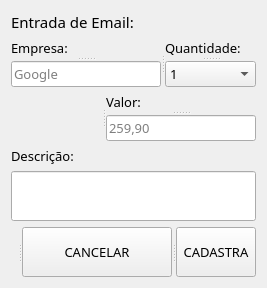
      <widget class="QWidget" name="pageEmail">
       <layout class="QVBoxLayout" name="verticalLayout_10">
        <item>
         <widget class="QLabel" name="label_144">
          <property name="sizePolicy">
           <sizepolicy hsizetype="Preferred" vsizetype="Maximum">
            <horstretch>0</horstretch>
            <verstretch>0</verstretch>
           </sizepolicy>
          </property>
          <property name="font">
           <font>
            <family>Asap</family>
            <pointsize>11</pointsize>
           </font>
          </property>
          <property name="text">
           <string>Entrada de Email:</string>
          </property>
         </widget>
        </item>
        <item>
         <widget class="QSplitter" name="splitter_149">
          <property name="orientation">
           <enum>Qt::Horizontal</enum>
          </property>
          <widget class="QSplitter" name="splitter_151">
           <property name="orientation">
            <enum>Qt::Vertical</enum>
           </property>
           <widget class="QLabel" name="label_109">
            <property name="font">
             <font>
              <family>Asap</family>
              <pointsize>10</pointsize>
             </font>
            </property>
            <property name="text">
             <string>Empresa:</string>
            </property>
           </widget>
           <widget class="QLineEdit" name="emailEmpresa">
            <property name="sizePolicy">
             <sizepolicy hsizetype="Minimum" vsizetype="Fixed">
              <horstretch>5</horstretch>
              <verstretch>0</verstretch>
             </sizepolicy>
            </property>
            <property name="font">
             <font>
              <family>Asap</family>
              <pointsize>10</pointsize>
             </font>
            </property>
            <property name="text">
             <string/>
            </property>
            <property name="maxLength">
             <number>25</number>
            </property>
            <property name="placeholderText">
             <string>Google</string>
            </property>
           </widget>
          </widget>
          <widget class="QSplitter" name="splitter_154">
           <property name="orientation">
            <enum>Qt::Vertical</enum>
           </property>
           <widget class="QLabel" name="label_143">
            <property name="font">
             <font>
              <family>Asap</family>
              <pointsize>10</pointsize>
             </font>
            </property>
            <property name="text">
             <string>Quantidade:</string>
            </property>
           </widget>
           <widget class="QComboBox" name="emailBoxQuantidade">
            <property name="maximumSize">
             <size>
              <width>100</width>
              <height>16777215</height>
             </size>
            </property>
            <property name="font">
             <font>
              <family>Asap</family>
              <pointsize>10</pointsize>
             </font>
            </property>
            <item>
             <property name="text">
              <string>1</string>
             </property>
            </item>
            <item>
             <property name="text">
              <string>2</string>
             </property>
            </item>
            <item>
             <property name="text">
              <string>3</string>
             </property>
            </item>
            <item>
             <property name="text">
              <string>4</string>
             </property>
            </item>
            <item>
             <property name="text">
              <string>5</string>
             </property>
            </item>
            <item>
             <property name="text">
              <string>6</string>
             </property>
            </item>
            <item>
             <property name="text">
              <string>7</string>
             </property>
            </item>
            <item>
             <property name="text">
              <string>8</string>
             </property>
            </item>
            <item>
             <property name="text">
              <string>9</string>
             </property>
            </item>
            <item>
             <property name="text">
              <string>10</string>
             </property>
            </item>
           </widget>
          </widget>
         </widget>
        </item>
        <item>
         <widget class="QSplitter" name="splitter_155">
          <property name="orientation">
           <enum>Qt::Horizontal</enum>
          </property>
          <widget class="QLabel" name="label_146">
           <property name="text">
            <string/>
           </property>
          </widget>
          <widget class="QSplitter" name="splitter_157">
           <property name="orientation">
            <enum>Qt::Vertical</enum>
           </property>
           <widget class="QLabel" name="label_147">
            <property name="font">
             <font>
              <family>Asap</family>
              <pointsize>10</pointsize>
             </font>
            </property>
            <property name="text">
             <string>Valor:</string>
            </property>
           </widget>
           <widget class="QLineEdit" name="emailValor">
            <property name="maximumSize">
             <size>
              <width>150</width>
              <height>16777215</height>
             </size>
            </property>
            <property name="font">
             <font>
              <family>Asap</family>
              <pointsize>10</pointsize>
             </font>
            </property>
            <property name="maxLength">
             <number>5</number>
            </property>
            <property name="placeholderText">
             <string>259,90</string>
            </property>
           </widget>
          </widget>
         </widget>
        </item>
        <item>
         <widget class="QLabel" name="label_140">
          <property name="font">
           <font>
            <family>Asap</family>
            <pointsize>10</pointsize>
           </font>
          </property>
          <property name="text">
           <string>Descrição:</string>
          </property>
         </widget>
        </item>
        <item>
         <widget class="QLineEdit" name="emailDescricao">
          <property name="sizePolicy">
           <sizepolicy hsizetype="Expanding" vsizetype="Minimum">
            <horstretch>0</horstretch>
            <verstretch>1</verstretch>
           </sizepolicy>
          </property>
          <property name="minimumSize">
           <size>
            <width>0</width>
            <height>50</height>
           </size>
          </property>
          <property name="font">
           <font>
            <family>Asap</family>
            <pointsize>10</pointsize>
           </font>
          </property>
          <property name="text">
           <string/>
          </property>
          <property name="alignment">
           <set>Qt::AlignLeading|Qt::AlignLeft|Qt::AlignTop</set>
          </property>
          <property name="dragEnabled">
           <bool>false</bool>
          </property>
         </widget>
        </item>
        <item>
         <widget class="QSplitter" name="splitter_147">
          <property name="orientation">
           <enum>Qt::Horizontal</enum>
          </property>
          <widget class="QLabel" name="label_Email">
           <property name="font">
            <font>
             <pointsize>9</pointsize>
            </font>
           </property>
           <property name="styleSheet">
            <string notr="true">color: rgb(255, 0, 0);</string>
           </property>
           <property name="text">
            <string/>
           </property>
          </widget>
          <widget class="QPushButton" name="pushButtonCancelarEmail">
           <property name="sizePolicy">
            <sizepolicy hsizetype="Minimum" vsizetype="Fixed">
             <horstretch>1</horstretch>
             <verstretch>0</verstretch>
            </sizepolicy>
           </property>
           <property name="minimumSize">
            <size>
             <width>150</width>
             <height>50</height>
            </size>
           </property>
           <property name="maximumSize">
            <size>
             <width>150</width>
             <height>80</height>
            </size>
           </property>
           <property name="font">
            <font>
             <family>Asap</family>
             <pointsize>10</pointsize>
            </font>
           </property>
           <property name="text">
            <string>CANCELAR</string>
           </property>
          </widget>
          <widget class="QPushButton" name="pushButtonCadastraEmail">
           <property name="sizePolicy">
            <sizepolicy hsizetype="Minimum" vsizetype="Fixed">
             <horstretch>1</horstretch>
             <verstretch>0</verstretch>
            </sizepolicy>
           </property>
           <property name="minimumSize">
            <size>
             <width>0</width>
             <height>50</height>
            </size>
           </property>
           <property name="maximumSize">
            <size>
             <width>150</width>
             <height>80</height>
            </size>
           </property>
           <property name="font">
            <font>
             <family>Asap</family>
             <pointsize>10</pointsize>
            </font>
           </property>
           <property name="text">
            <string>CADASTRA</string>
           </property>
          </widget>
         </widget>
        </item>
       </layout>
      </widget>
